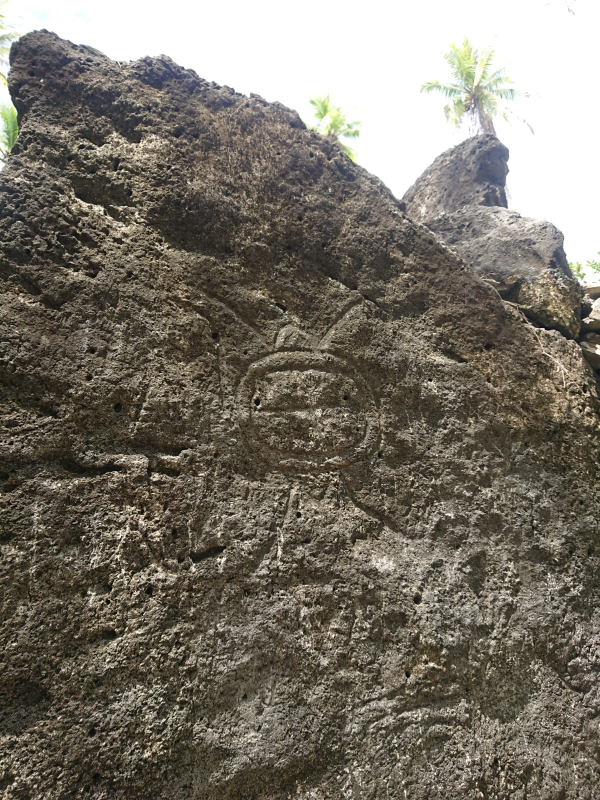
#> input picture images/marae.jpg, 1200 x 1600 px (shown at 1/2 size)
$ jupyter execute --allow-errors gbsv_mc2_part1.ipynb
#> lines starting #> are read from the running program, lines starting #| are printed output that depends on the picture; after the words box and inside, x2 and y2 are one past the last pixel; in counts of white or black regions, pixels touching at a corner belong together
# GBSV MC2: 2D Images

## General set-up and introduction to the country

All the code will be uploaded in my github: https://github.com/AntoniaBonfa/gbsv_MC2

### Country: Polynesia
For my country, I am sticking with Polynesia as I have a lot of beautiful pictures and memories from there. Polynesia consists of numerous islands across multiple archipels, though I mainly stayed on the main society island group. I will also be including an object from Rarotonga, which, while still polynesian, is part of the Cook Islands and thus not politically the same as French Polynesia. But culturally all the islands in the pacific are very close.

[cell 1]
# general imports
import numpy as np
import cv2 as cv
import matplotlib.pyplot as plt
from scipy import ndimage

# Import images
marae = cv.imread('images/marae.jpg')
#> marae is the input picture: shape (1600, 1200, 3); mean B, G, R 103.8, 114.6, 120.2
marae = cv.cvtColor(marae, cv.COLOR_BGR2RGB)

fruits = cv.imread('images/fruits.jpg')
#> (the rest of this cell did not finish here and is left out)

[cell 2]
def plot_img_with_hist(img, cmap='gray', bins=255, xlim_min=0, xlim_max=255):
    fig, axs = plt.subplots(nrows=1, ncols=2, figsize=(12,4))
    axs[0].imshow(img, cmap=cmap)
    axs[0].axis('off')
    axs[0].set_title("Image")
    axs[1].hist(img.flatten(), bins=bins)
    axs[1].set_xlim(xlim_min,xlim_max)
    axs[1].set_title("Histogram")
    plt.tight_layout()
    plt.show()

def plot_color_img_with_hist(img):
    fig, axs = plt.subplots(1, 2, figsize=(12, 4))

    # Show the image
    axs[0].imshow(img)
    axs[0].axis('off')
    axs[0].set_title("Image")

    # Plot histograms for each channel
    colors = ('r', 'g', 'b')
    for i, color in enumerate(colors):
        axs[1].hist(img[:, :, i].flatten(), bins=255, color=color, alpha=0.6, label=f'{color.upper()} channel')

    axs[1].set_xlim(0, 255)
    axs[1].set_title("Histogram (RGB)")
    axs[1].legend()

    plt.tight_layout()
    plt.show()

## 2.1: Algorithms for pattern detection (Days 1-4)

#### Day 1: Choose pattern & Algorithm

For the first part of the challenge, I chose an image of a "Marae". These were sites for rituals and ceremonies before the arrival of christians with their churches. The image depicts Marae Manunu on Huahine, which was devoted to Tane, the god of war and fish, as well as the god Ore. The whole thing is built mainly from coral and was only reconstructed in the 1960s.
The image shows an etching which can be found on one of the walls: according to what my guide told me, it's supposed to be a turtle. Unfortunately the etching is not very well visible, which is why I will try to use algorithms to find lines to make the drawing more visible.

[cell 3]
plot_color_img_with_hist(marae)

As we can see, the intensities of the image are all fairly similar. Given that it's mainy grey with one white corner that makes sense. As I am interested in the etching, I will implment the Canny Edge Detection algorithm as it's supposed to handle noise well and give clean edges.

[cell 4]
#Step 1: blurring
def apply_gaussian_blur(image, kernel = (7,7), sigma=1.0):
    blurred_image = cv.GaussianBlur(image, kernel, sigma)
    return blurred_image

# Step 2+3: Compute gradient Magnitude & Direction
def compute_gradients(blurred_image):
    """
    Compute gradients in x and y directions using Sobel operators.
    Returns gradient magnitude and direction.
    """
    # Compute the gradients in the x and y directions
    grad_x = ndimage.sobel(blurred_image, axis=1)
    grad_y = ndimage.sobel(blurred_image, axis=0)

    # Compute gradient magnitude and direction
    gradient_magnitude = np.sqrt(grad_x**2 + grad_y**2)
    gradient_direction = np.arctan2(grad_y, grad_x)

    return gradient_magnitude, gradient_direction

# Step 4: Non-maximum suppression
def non_maximum_suppression(gradient_magnitude, gradient_direction):
    degrees = np.degrees(gradient_direction) % 180
    suppressed = np.zeros_like(gradient_magnitude)

    M, N = gradient_magnitude.shape

    for i in range(1, M-1):
        for j in range(1, N-1):
            # Check the neighbors based on gradient direction
            if (0 <= degrees[i, j] < 22.5) or (157.5 <= degrees[i, j] <= 180):
                # Horizontal direction
                neighbors = [gradient_magnitude[i, j-1], gradient_magnitude[i, j+1]]
            elif 22.5 <= degrees[i, j] < 67.5:
                # Diagonal direction (/)
                neighbors = [gradient_magnitude[i-1, j-1], gradient_magnitude[i+1, j+1]]
            elif 67.5 <= degrees[i, j] < 112.5:
                # Vertical direction
                neighbors = [gradient_magnitude[i-1, j], gradient_magnitude[i+1, j]]
            else:  # 112.5 <= angle < 157.5
                # Diagonal direction (\)
                neighbors = [gradient_magnitude[i-1, j+1], gradient_magnitude[i+1, j-1]]

            # If the current pixel is a local maximum, keep it
            if gradient_magnitude[i, j] >= max(neighbors):
                suppressed[i, j] = gradient_magnitude[i, j]

    return suppressed

# Step 5: Double thresholding
def double_thresholding(suppressed, low_threshold_ratio=0.05, high_threshold_ratio=0.50):
    high_threshold = suppressed.max() * high_threshold_ratio
    low_threshold = high_threshold * low_threshold_ratio
    thresholded = np.zeros_like(suppressed)

    strong_i, strong_j = np.where(suppressed >= high_threshold)
    weak_i, weak_j = np.where((suppressed >= low_threshold) & (suppressed < high_threshold))

    thresholded[strong_i, strong_j] = 2  # Strong edges
    thresholded[weak_i, weak_j] = 1      # Weak edges

    return thresholded, low_threshold, high_threshold

# Step 6: Hysteresis
def hysteresis(thresholded):
    M, N = thresholded.shape

    strong_i, strong_j = np.where(thresholded == 2)

    edges = np.zeros_like(thresholded)
    edges[strong_i, strong_j] = 1

    neighbors = [(-1, -1), (-1, 0), (-1, 1), (0, -1), (0, 1), (1, -1), (1, 0), (1, 1)]

    while len(strong_i) > 0:
        i, j = strong_i[0], strong_j[0]
        strong_i, strong_j = strong_i[1:], strong_j[1:]

        for di, dj in neighbors:
            ni, nj = i + di, j + dj
            if (0 <= ni < M and 0 <= nj < N and
                thresholded[ni, nj] == 1 and edges[ni, nj] == 0):
                edges[ni, nj] = 1
                strong_i = np.append(strong_i, ni)
                strong_j = np.append(strong_j, nj)

    return edges

def canny_edge_detector(image,kernel = (7,7), sigma=1.0, low_threshold_ratio=0.05, high_threshold_ratio=0.15):
    """
    Full Canny edge detection pipeline.
    Returns all intermediate results for demonstration.
    """
    results = {}
    results['original'] = image

    if image is None:
        return None

    # Step 2: Apply Gaussian blur
    blurred = apply_gaussian_blur(image, kernel,sigma)
    results['blurred'] = blurred

    # Step 3: Compute gradient magnitude & Direction
    gradient_magnitude, gradient_direction = compute_gradients(blurred)
    results['gradient_magnitude'] = gradient_magnitude
    results['gradient_direction'] = gradient_direction

    # Step 4: Non-maximum suppression
    suppressed = non_maximum_suppression(gradient_magnitude, gradient_direction)
    results['suppressed'] = suppressed

    # Step 5: Double thresholding
    thresholded, low_threshold, high_threshold = double_thresholding(
        suppressed, low_threshold_ratio, high_threshold_ratio
    )
    results['thresholded'] = thresholded
    results['low_threshold'] = low_threshold
    results['high_threshold'] = high_threshold

    # Step 6: Hysteresis
    edges = hysteresis(thresholded)
    results['edges'] = edges

    return results

def display_results(results):
    """
    Display all intermediate results of the Canny edge detection.
    """
    if results is None:
        print("No results to display.")
        return

    plot_items = [
        ('original', 'Original Image'),
        ('blurred', 'Gaussian Blur'),
        ('gradient_magnitude', 'Gradient Magnitude'),
        ('gradient_direction', 'Gradient Direction'),
        ('suppressed', 'Non-Maximum Suppression'),
        ('edges', 'Final Edges (Hysteresis)')
    ]

    plt.figure(figsize=(15, 10))
    for i, (key, title) in enumerate(plot_items, 1):
        plt.subplot(2, 4, i)

        if key in results:
            if key == 'gradient_direction':
                plt.imshow(results[key], cmap='hsv')
            else:
                plt.imshow(results[key], cmap='gray')

            plt.title(title)
            plt.axis('off')

    plt.tight_layout()
    plt.show()

## Day 2: Define Use-Case
As mentioned earlier, I am trying to find the etching of a turtle on the wall of the Marae. Being able to pick out lines from an image could be valuable to see these etchings better, as sometimes they are hard to see even in person.

WHAT:
I will be using the Canny Edge Detection algorithm to find the lines in the image. As the image is quite noisy with the edges/shadows in the stone that could confuse the algorithm, I will try different sets of parameters:
- kernel size: a bigger kernel will smooth the image more, but also remove some of the details. I will try (7,7), (15,15) and (25,25)
- sigma: A higher sigma will also smooth the image more. I will try 0 (which will use the std of the image), 5 and 20.
- low and high threshold ratios: these determine which edges are considered strong and weak. I will try 0.05, 0.15 and 0.25 for both of them.

Additionally, I will alter the original image to see if that will improve the results:
- normalization
- standardization
- cropping the image to only include the etching and therefore maybe making the image more uniform
- hightening the contrast

## Day 3

[cell 5]
def normalize(image):
    return image/255

def standardize(image):
    mean = np.mean(image)
    std = np.std(image)
    return (image - mean)/std

gray = cv.cvtColor(marae, cv.COLOR_RGB2GRAY)
normalized_gray = normalize(gray)
improved_gray = standardize(normalized_gray)
#> in standardize, `mean = np.mean(image)`: mean = 0.451
#> in standardize, `std = np.std(image)`: std = 0.283
plot_img_with_hist(normalized_gray, cmap='gray')
#> in plot_img_with_hist, `plt.show()`:
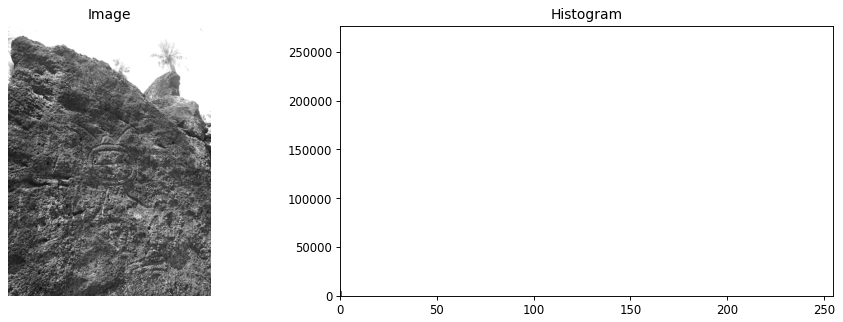
#> figure drawn by matplotlib, 2 panels; panel 2: tallest bar 263692 high, from x = 0.996 to 1

[cell 6]
#Figuring out what coordinates to crop
plt.imshow(gray, cmap='gray')
plt.grid(True)
plt.show()

[cell 7]
improved_cropped = improved_gray[550:1200, 400:800]
plt.imshow(improved_cropped, cmap='gray')

[cell 8]
results = canny_edge_detector(improved_cropped, kernel=(15,15), sigma =5, low_threshold_ratio=0.05, high_threshold_ratio=0.25)
#> in apply_gaussian_blur, `blurred_image = cv.GaussianBlur(image, kernel, sigma)`:
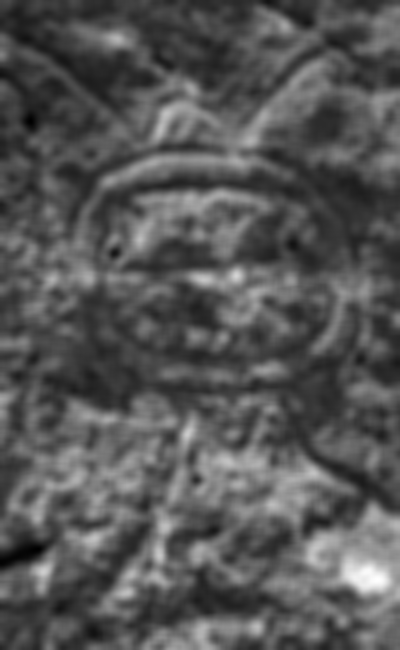
#> blurred_image: shape (650, 400) float64; min -1.22, max 1.29, mean -0.373; drawn with min black and max white
#> in compute_gradients, `grad_x = ndimage.sobel(blurred_image, axis=1)`:
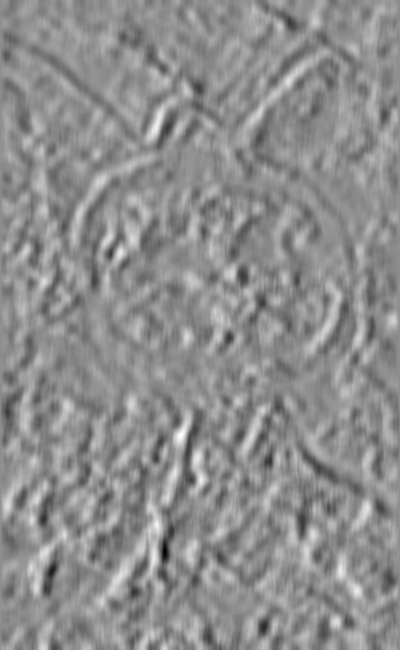
#> grad_x: shape (650, 400) float64; min -1.44, max 1.15, mean 0.00292; drawn with min black and max white
#> in compute_gradients, `grad_y = ndimage.sobel(blurred_image, axis=0)`:
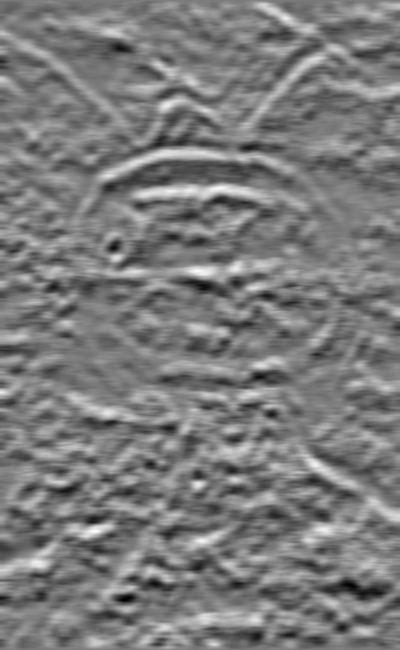
#> grad_y: shape (650, 400) float64; min -1.16, max 1.24, mean 0.0038; drawn with min black and max white
#> in compute_gradients, `gradient_magnitude = np.sqrt(grad_x**2 + grad_y**2)`:
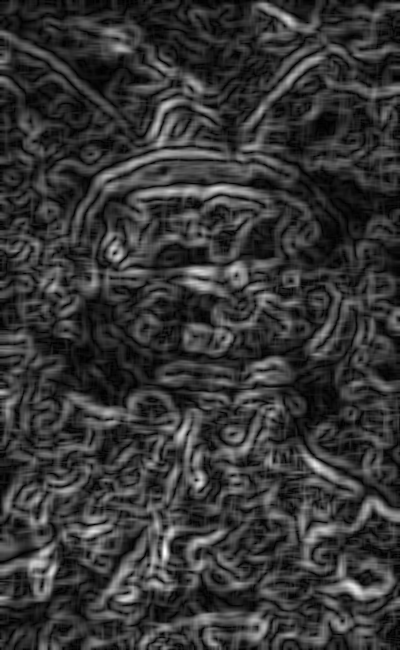
#> gradient_magnitude: shape (650, 400) float64; min 0.000257, max 1.45, mean 0.311; drawn with min black and max white
#> in compute_gradients, `gradient_direction = np.arctan2(grad_y, grad_x)`:
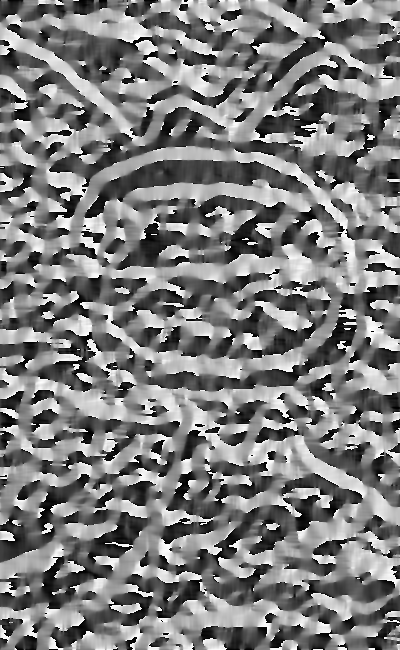
#> gradient_direction: shape (650, 400) float64; min -3.14, max 3.14, mean -0.0499; drawn with min black and max white
#> in non_maximum_suppression, `degrees = np.degrees(gradient_direction) % 180`:
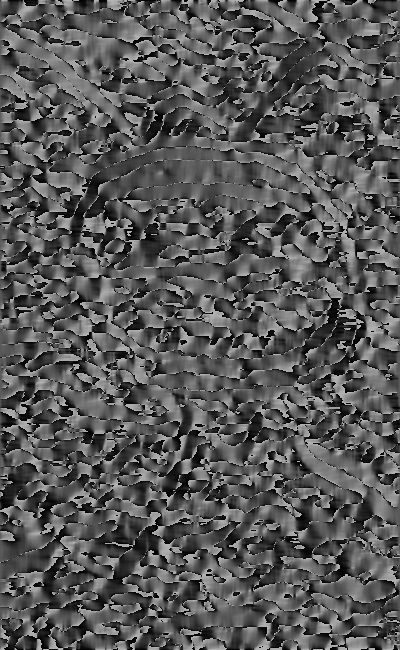
#> degrees: shape (650, 400) float64; min 0.00094, max 180, mean 87.8
#> after the loop in non_maximum_suppression, `for i in range(1, M-1):`:
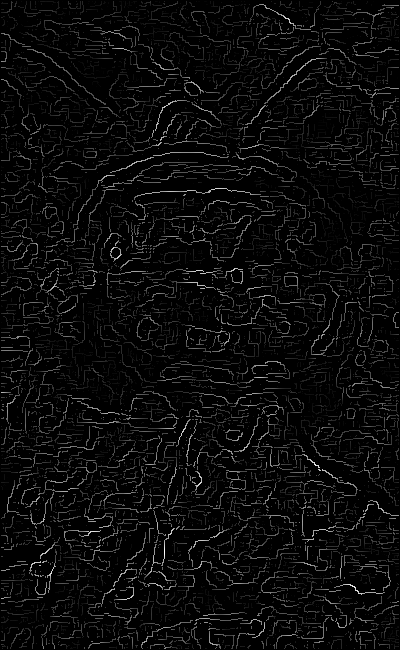
#> suppressed: shape (650, 400) float64; min 0, max 1.45, mean 0.0622; drawn with min black and max white
#> in double_thresholding, `high_threshold = suppressed.max() * high_threshold_ratio`: high_threshold = 0.362
#> in double_thresholding, `low_threshold = high_threshold * low_threshold_ratio`: low_threshold = 0.0181
#> in canny_edge_detector, `thresholded, low_threshold, high_threshold = double_thresholding( supp..`:
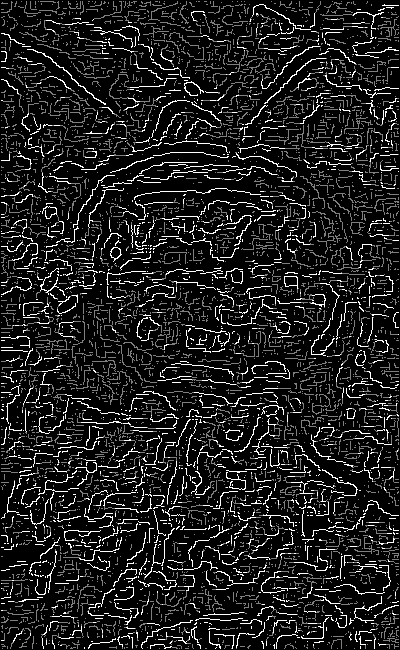
#> thresholded: shape (650, 400) float64; min 0, max 2, mean 0.242; drawn with min black and max white
#> in canny_edge_detector, `thresholded, low_threshold, high_threshold = double_thresholding( supp..`: high_threshold = 0.362
#> the loop in hysteresis, `while len(strong_i) > 0:` made 27104 passes
#> (i, j) on passes 1 to 3: (4, 259), (4, 260), (4, 261)
#> after the loop in hysteresis, `while len(strong_i) > 0:`:
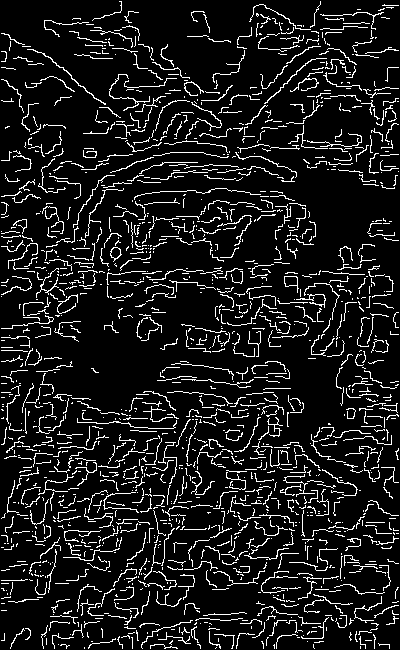
#> edges: shape (650, 400) float64; values 0 (black) and 1 (white), 10.4% white in thin lines or dots
#> after the loop in hysteresis, `while len(strong_i) > 0:`: strong_i = empty array
#> results = 9 items
display_results(results)

$ run again, with images/souvenirs.jpg copied over images/marae.jpg
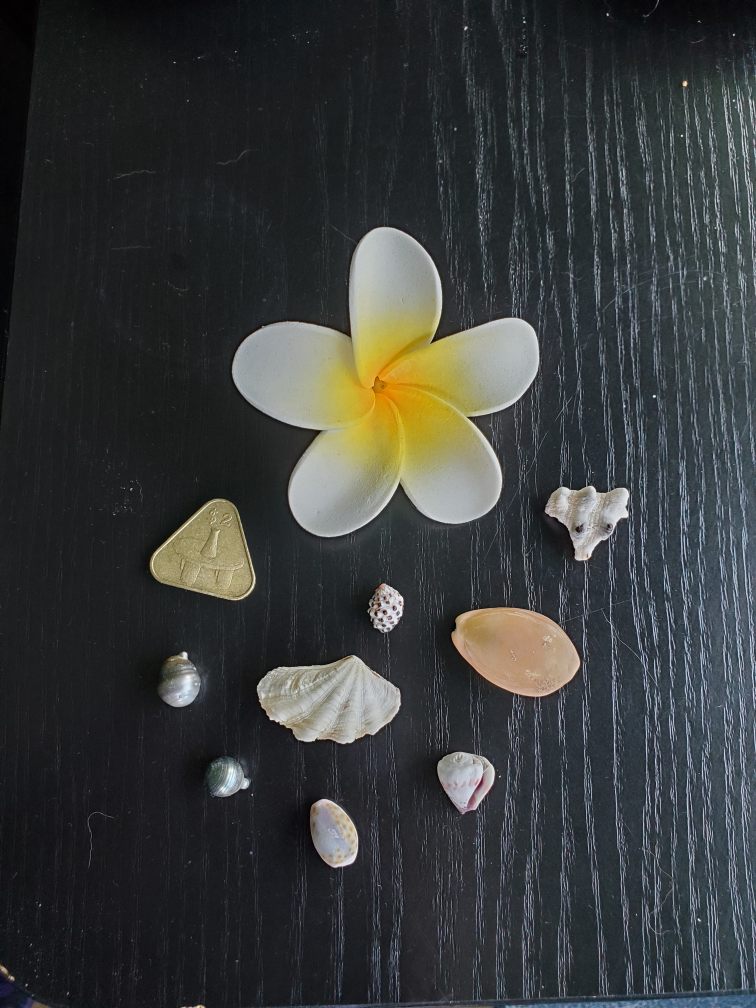
#> input picture images/souvenirs.jpg, 3024 x 4032 px (shown at 1/4 size)
#> marae is the input picture: shape (4032, 3024, 3); mean B, G, R 58.8, 59.2, 56.5
#> mean = 0.229
#> std = 0.189
#> in double_thresholding, `high_threshold = suppressed.max() * high_threshold_ratio`: high_threshold = 0.125
#> in double_thresholding, `low_threshold = high_threshold * low_threshold_ratio`: low_threshold = 0.00623
#> in double_thresholding, `strong_i, strong_j = np.where(suppressed >= high_threshold)`: strong_i = 1749 values from 122 to 638; strong_j = 1749 values, max 398 at index 1682, min 4 at index 1526, mean 189.6
#> in canny_edge_detector, `thresholded, low_threshold, high_threshold = double_thresholding( supp..`:
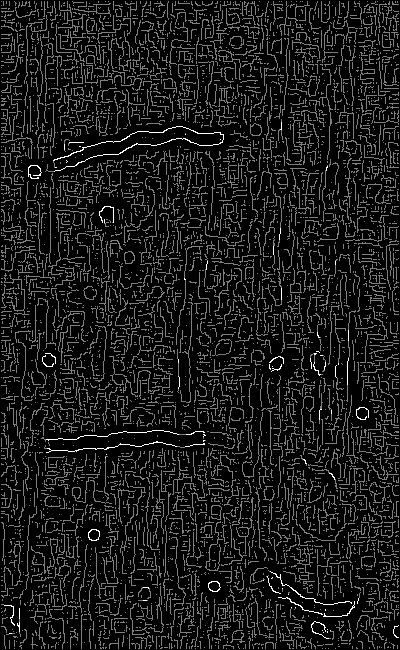
#> thresholded: shape (650, 400) float64; min 0, max 2, mean 0.195; drawn with min black and max white
#> in canny_edge_detector, `thresholded, low_threshold, high_threshold = double_thresholding( supp..`: low_threshold = 0.00623; high_threshold = 0.125
#> in hysteresis, `strong_i, strong_j = np.where(thresholded == 2)`: strong_i = 1749 values from 122 to 638
#> the loop in hysteresis, `while len(strong_i) > 0:` made 2693 passes
#> (i, j) on passes 1 to 3: (122, 281), (123, 281), (124, 281)
#> after the loop in hysteresis, `while len(strong_i) > 0:`:
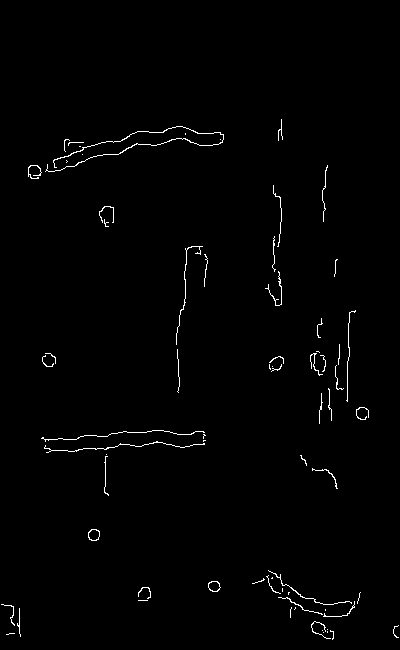
#> edges: shape (650, 400) float64; values 0 (black) and 1 (white), 1% white in thin lines or dots, all inside (x1, y1, x2, y2) = (1, 119, 399, 640)
#> after the loop in hysteresis, `while len(strong_i) > 0:`: strong_i = empty array
#> results = 9 items
